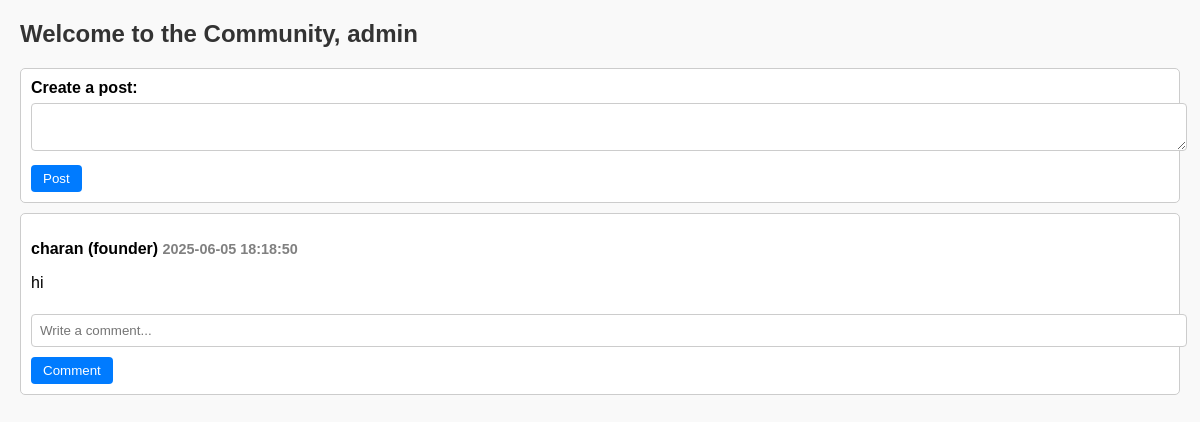
Page /community (signed in) on the committed database.
### tables this page shows
CREATE TABLE posts (
        id INTEGER PRIMARY KEY AUTOINCREMENT,
        username TEXT,
        role TEXT,
        content TEXT,
        created_at TIMESTAMP DEFAULT CURRENT_TIMESTAMP
    );

### app.py (the view, shortened to what this page needs)
@app.route('/community', methods=['GET', 'POST'])
def community():
    if 'username' not in session:
        return redirect(url_for('login'))
    conn = get_db_connection()
    c = conn.cursor()
    c.execute("SELECT * FROM posts ORDER BY created_at DESC")
    posts = c.fetchall()
    comments_map = {}
    replies_map = {}
    for post in posts:
        c.execute("SELECT * FROM comments WHERE post_id=? ORDER BY created_at ASC", (post['id'],))
        comments = c.fetchall()
        comments_map[post['id']] = comments
        for comment in comments:
            c.execute("SELECT * FROM replies WHERE comment_id=? ORDER BY created_at ASC", (comment['id'],))
            replies_map[comment['id']] = c.fetchall()
    conn.close()
    return render_template('community.html', posts=posts, comments_map=comments_map, replies_map=replies_map, user=session['username'])

### app.py (called while the page is built)
def get_db_connection():
    conn = sqlite3.connect(DB_PATH)
    conn.row_factory = sqlite3.Row
    return conn

### templates/community.html (shortened to what this page needs)
<!DOCTYPE html>
<html lang="en">
<head>
</head>
<body>
<h2>Welcome to the Community, {{ user }}</h2>
<div class="post">
    <form method="POST">
        <label for="content"><strong>Create a post:</strong></label>
        <textarea name="content" required></textarea>
        <button type="submit">Post</button>
    </form>
</div>
{% for post in posts %}
    <div class="post">
        <p class="author">{{ post.username }} ({{ post.role }}) <span class="small">{{ post.created_at }}</span></p>
        <p>{{ post.content }}</p>
        <form method="POST" action="{{ url_for('add_comment', post_id=post.id) }}">
            <input type="text" name="comment" placeholder="Write a comment..." required>
            <button type="submit">Comment</button>
        </form>
    </div>
{% endfor %}
</body>
</html>

### templates/community.html (style rules this page uses)
body { font-family: Arial; margin: 20px; background: #f9f9f9; }
h2 { color: #333; }
.post, .comment, .reply { border: 1px solid #ccc; border-radius: 5px; padding: 10px; margin-bottom: 10px; background: #fff; }
.author { font-weight: bold; }
.small { font-size: 0.9em; color: gray; }
form textarea, input[type="text"] { width: 100%; padding: 8px; margin-top: 6px; margin-bottom: 10px; border: 1px solid #ccc; border-radius: 4px; }
form button { padding: 6px 12px; background: #007bff; color: white; border: none; border-radius: 4px; }

### rows in the picture
posts: username "charan", role "founder", created_at "2025-06-05 18:18:50", content "hi"

### other values in the picture
{{ user }} "admin"
